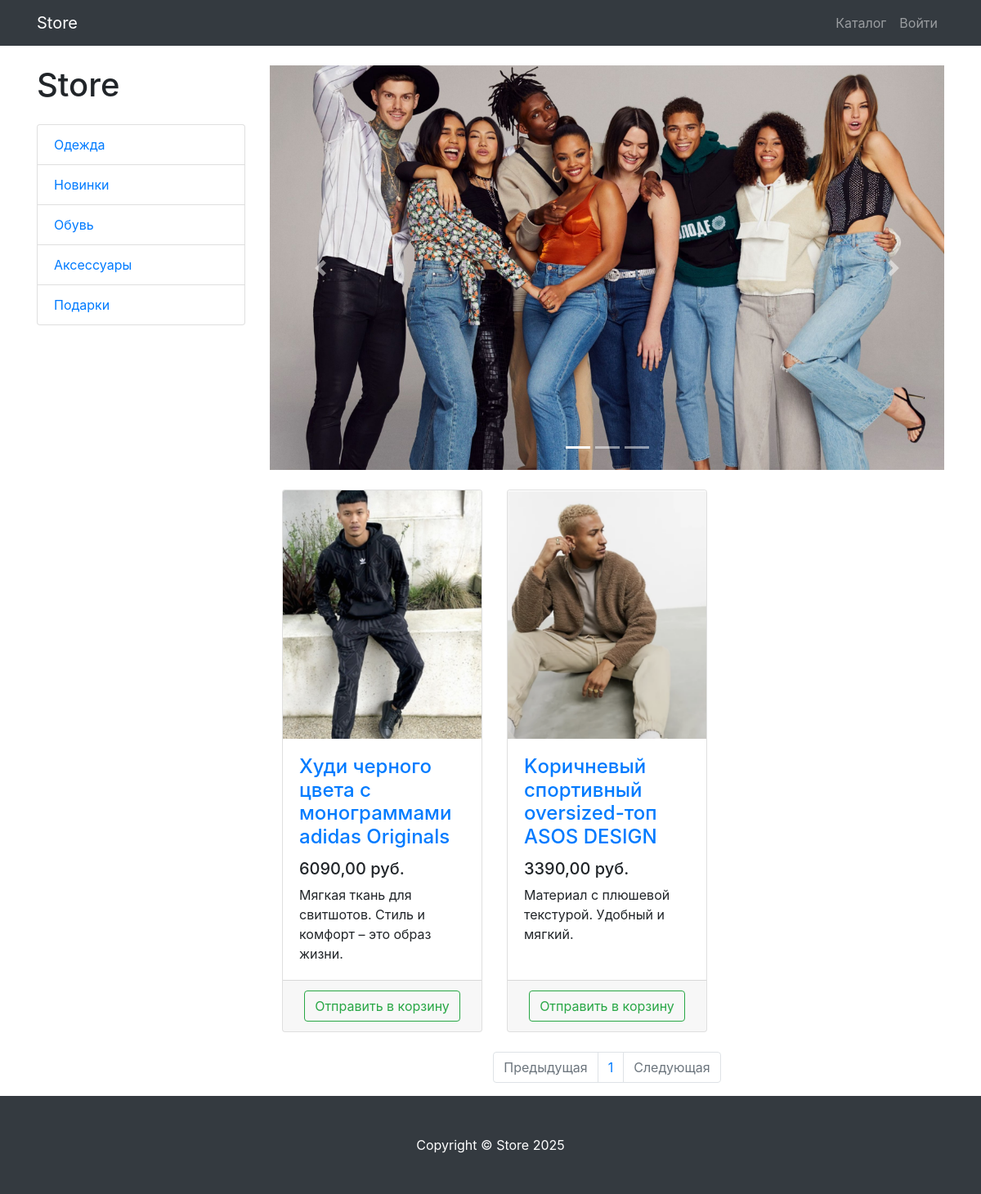
/products/category/4, run on the app's committed database.
### products/models.py (models this page shows, shortened)
class ProductCategory(models.Model):
    name = models.CharField(max_length=256, unique=True)
    description = models.TextField(null=True, blank=True)
    class Meta:
        verbose_name = 'category'
        verbose_name_plural = 'categories'

class Product(models.Model):
    name = models.CharField(max_length=256)
    description = models.TextField()
    price = models.DecimalField(max_digits=8, decimal_places=2)
    quantity = models.PositiveIntegerField(default=0)
    image = models.ImageField(upload_to='products_images')
    category = models.ForeignKey(to=ProductCategory, on_delete=models.CASCADE)
    class Meta:
        verbose_name = 'product'
        verbose_name_plural = 'products'

### products/views.py (the view)
# urls.py: path('', products, name = 'products_index'),
def products(request, category_id=None, page_number=1):
    products = Product.objects.filter(category_id = category_id) if category_id else Product.objects.all()
    per_page = 3
    paginator = Paginator(products, per_page)
    products_paginator = paginator.page(page_number)
    context = {
        'title': 'Store - Каталог',
        'categories': ProductCategory.objects.all(),
        'products': products_paginator,
    }
    return render(request, 'products/products.html', context)

### products/templates/products/products.html (shortened to what this page needs)
{% extends 'products/base.html' %}
{% load static %}
{% block css %}
    <link href="{% static 'vendor/css/products.css' %}" rel="stylesheet">
{% endblock %}
{% block content %}
<div class="container">
    <div class="row">
        <div class="col-lg-3">
            <h1 class="my-4">Store</h1>
            <div class="list-group">
                {% for category in categories %}
                <a href="{% url 'products:category' category.id %}" class="list-group-item">{{ category.name }}</a>
                {% endfor %}
            </div>
        </div>
        <div class="col-lg-9">
            <div id="carouselExampleIndicators" class="carousel slide my-4" data-ride="carousel">
                <ol class="carousel-indicators">
                    <li data-target="#carouselExampleIndicators" data-slide-to="0" class="active"></li>
                    <li data-target="#carouselExampleIndicators" data-slide-to="1"></li>
                    <li data-target="#carouselExampleIndicators" data-slide-to="2"></li>
                </ol>
                <div class="carousel-inner" role="listbox">
                    <div class="carousel-item active">
                        <img class="d-block img-fluid" src="{% static 'vendor/img/slides/slide-1.jpg'%}" alt="First slide">
                    </div>
                </div>
                <a class="carousel-control-prev" href="#carouselExampleIndicators" role="button" data-slide="prev">
                    <span class="carousel-control-prev-icon" aria-hidden="true"></span>
                </a>
                <a class="carousel-control-next" href="#carouselExampleIndicators" role="button" data-slide="next">
                    <span class="carousel-control-next-icon" aria-hidden="true"></span>
                </a>
            </div>
            <div class="container">
                <div class="row">
                    {% for product in products %}
                    <div class="col-lg-4 col-md-6 mb-4">
                        <div class="card h-100">
                            <a href="#">
                                <img class="card-img-top"
                                     src= "{{ product.image.url }}"
                                     alt="">
                            </a>
                            <div class="card-body">
                                <h4 class="card-title">
                                    <a href="#">{{ product.name }}</a>
                                </h4>
                                <h5>{{ product.price }} руб.</h5>
                                <p class="card-text">{{ product.description }}</p>
                            </div>
                            <div class="card-footer text-center">
                                <a  class="btn btn-outline-success" href="{% url 'products:basket_add' product.id %}">Отправить в корзину</a>
                            </div>
                        </div>
                    </div>
                    {% endfor %}
                </div>
            </div>
            <nav aria-label="Page navigation example">
                <ul class="pagination justify-content-center">
                    <li class="page-item {% if not products.has_previous %} disabled {% endif %}">
                        <a class="page-link" href="{% if products.has_previous %}{% url 'products:paginator' products.previous_page_number %}{% else %}# {% endif %}" tabindex="-1" aria-disabled="true">Предыдущая</a>
                    </li>
                    {% for page in products.paginator.page_range %}
                        <li class="page-item"><a class="page-link" href="{% url 'products:paginator' page %}">
                            {{ page}}
                        </a></li>
                    {% endfor %}
                    <li class="page-item {% if not products.has_next%} disabled {% endif %}">
                        <a class="page-link" href="{% if products.has_next%} {% url 'products:paginator' products.next_page_number %} {% else %} {% endif %}">
                        Следующая
                    </a>
                    </li>
                </ul>
            </nav>
        </div>
    </div>
</div>
{% endblock %}
{% block footer%}
<footer class="py-5 bg-dark">
    <div class="container">
        <p class="m-0 text-center text-white">Copyright &copy; Store 2025</p>
    </div>
</footer>
{% endblock %}

### data on the page
ProductCategory: name "Одежда"
ProductCategory: name "Новинки"
ProductCategory: name "Обувь"
ProductCategory: name "Аксессуары"
ProductCategory: name "Подарки"
Product: image (picture), name "Худи черного цвета с монограммами adidas Originals", price "6090,00", description "Мягкая ткань для свитшотов. Стиль и комфорт – это образ жизни."
Product: image (picture), name "Kоричневый спортивный oversized-топ ASOS DESIGN", price "3390,00", description "Материал с плюшевой текстурой. Удобный и мягкий."

### other printed values
{{ page }} "1"
